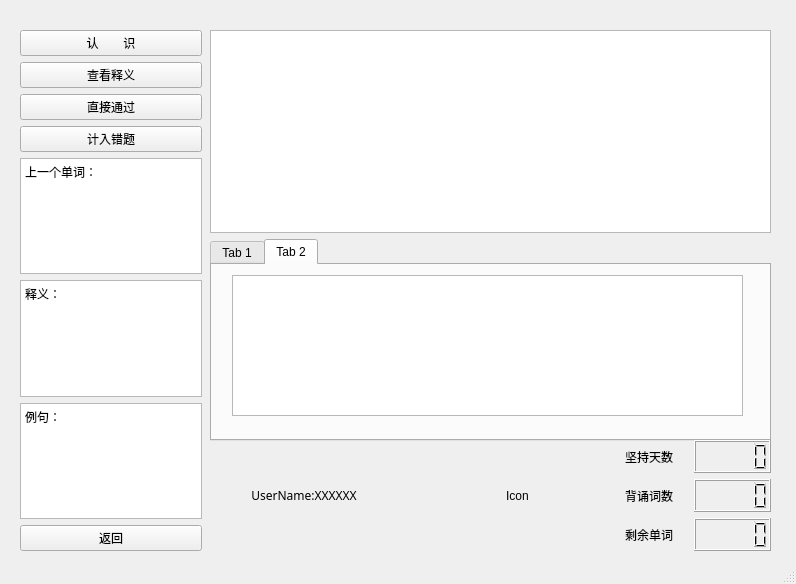
<?xml version="1.0" encoding="UTF-8"?>
<ui version="4.0">
 <class>MainWindow</class>
 <widget class="QMainWindow" name="MainWindow">
  <property name="geometry">
   <rect>
    <x>0</x>
    <y>0</y>
    <width>796</width>
    <height>584</height>
   </rect>
  </property>
  <property name="mouseTracking">
   <bool>true</bool>
  </property>
  <property name="windowTitle">
   <string>EnHelper[背诵中.......]</string>
  </property>
  <widget class="QWidget" name="centralwidget">
   <widget class="QWidget" name="verticalLayoutWidget">
    <property name="geometry">
     <rect>
      <x>20</x>
      <y>30</y>
      <width>182</width>
      <height>521</height>
     </rect>
    </property>
    <layout class="QVBoxLayout" name="verticalLayout">
     <item>
      <widget class="QPushButton" name="ok_btn">
       <property name="font">
        <font>
         <family>微软雅黑</family>
        </font>
       </property>
       <property name="text">
        <string>认        识</string>
       </property>
      </widget>
     </item>
     <item>
      <widget class="QPushButton" name="info_btn">
       <property name="font">
        <font>
         <family>微软雅黑</family>
        </font>
       </property>
       <property name="text">
        <string>查看释义</string>
       </property>
      </widget>
     </item>
     <item>
      <widget class="QPushButton" name="pass_btn">
       <property name="font">
        <font>
         <family>微软雅黑</family>
        </font>
       </property>
       <property name="text">
        <string>直接通过</string>
       </property>
      </widget>
     </item>
     <item>
      <widget class="QPushButton" name="miss_btn">
       <property name="font">
        <font>
         <family>微软雅黑</family>
        </font>
       </property>
       <property name="text">
        <string>计入错题</string>
       </property>
      </widget>
     </item>
     <item>
      <layout class="QVBoxLayout" name="LastWord">
       <item>
        <widget class="QTextBrowser" name="lastWord">
         <property name="html">
          <string>&lt;!DOCTYPE HTML PUBLIC &quot;-//W3C//DTD HTML 4.0//EN&quot; &quot;http://www.w3.org/TR/REC-html40/strict.dtd&quot;&gt;
&lt;html&gt;&lt;head&gt;&lt;meta name=&quot;qrichtext&quot; content=&quot;1&quot; /&gt;&lt;style type=&quot;text/css&quot;&gt;
p, li { white-space: pre-wrap; }
&lt;/style&gt;&lt;/head&gt;&lt;body style=&quot; font-family:'SimSun'; font-size:9pt; font-weight:400; font-style:normal;&quot;&gt;
&lt;p style=&quot; margin-top:0px; margin-bottom:0px; margin-left:0px; margin-right:0px; -qt-block-indent:0; text-indent:0px;&quot;&gt;上一个单词：&lt;/p&gt;
&lt;p style=&quot;-qt-paragraph-type:empty; margin-top:0px; margin-bottom:0px; margin-left:0px; margin-right:0px; -qt-block-indent:0; text-indent:0px;&quot;&gt;&lt;br /&gt;&lt;/p&gt;&lt;/body&gt;&lt;/html&gt;</string>
         </property>
        </widget>
       </item>
       <item>
        <widget class="QTextBrowser" name="LastWordPara">
         <property name="html">
          <string>&lt;!DOCTYPE HTML PUBLIC &quot;-//W3C//DTD HTML 4.0//EN&quot; &quot;http://www.w3.org/TR/REC-html40/strict.dtd&quot;&gt;
&lt;html&gt;&lt;head&gt;&lt;meta name=&quot;qrichtext&quot; content=&quot;1&quot; /&gt;&lt;style type=&quot;text/css&quot;&gt;
p, li { white-space: pre-wrap; }
&lt;/style&gt;&lt;/head&gt;&lt;body style=&quot; font-family:'SimSun'; font-size:9pt; font-weight:400; font-style:normal;&quot;&gt;
&lt;p style=&quot; margin-top:0px; margin-bottom:0px; margin-left:0px; margin-right:0px; -qt-block-indent:0; text-indent:0px;&quot;&gt;释义：&lt;/p&gt;&lt;/body&gt;&lt;/html&gt;</string>
         </property>
        </widget>
       </item>
       <item>
        <widget class="QTextBrowser" name="lastWordSentence">
         <property name="html">
          <string>&lt;!DOCTYPE HTML PUBLIC &quot;-//W3C//DTD HTML 4.0//EN&quot; &quot;http://www.w3.org/TR/REC-html40/strict.dtd&quot;&gt;
&lt;html&gt;&lt;head&gt;&lt;meta name=&quot;qrichtext&quot; content=&quot;1&quot; /&gt;&lt;style type=&quot;text/css&quot;&gt;
p, li { white-space: pre-wrap; }
&lt;/style&gt;&lt;/head&gt;&lt;body style=&quot; font-family:'SimSun'; font-size:9pt; font-weight:400; font-style:normal;&quot;&gt;
&lt;p style=&quot; margin-top:0px; margin-bottom:0px; margin-left:0px; margin-right:0px; -qt-block-indent:0; text-indent:0px;&quot;&gt;例句：&lt;/p&gt;&lt;/body&gt;&lt;/html&gt;</string>
         </property>
        </widget>
       </item>
      </layout>
     </item>
     <item>
      <widget class="QPushButton" name="back_btn">
       <property name="text">
        <string>返回</string>
       </property>
      </widget>
     </item>
    </layout>
   </widget>
   <widget class="QWidget" name="verticalLayoutWidget_3">
    <property name="geometry">
     <rect>
      <x>210</x>
      <y>30</y>
      <width>561</width>
      <height>411</height>
     </rect>
    </property>
    <layout class="QVBoxLayout" name="verticalLayout_2">
     <item>
      <widget class="QTextBrowser" name="WordBrowser"/>
     </item>
     <item>
      <widget class="QTabWidget" name="infos">
       <property name="currentIndex">
        <number>1</number>
       </property>
       <widget class="QWidget" name="word">
        <attribute name="title">
         <string>Tab 1</string>
        </attribute>
        <widget class="QTextEdit" name="paraEdit">
         <property name="geometry">
          <rect>
           <x>20</x>
           <y>10</y>
           <width>511</width>
           <height>141</height>
          </rect>
         </property>
        </widget>
       </widget>
       <widget class="QWidget" name="sentence">
        <attribute name="title">
         <string>Tab 2</string>
        </attribute>
        <widget class="QTextEdit" name="sentence_2">
         <property name="geometry">
          <rect>
           <x>20</x>
           <y>10</y>
           <width>511</width>
           <height>141</height>
          </rect>
         </property>
        </widget>
       </widget>
      </widget>
     </item>
    </layout>
   </widget>
   <widget class="QWidget" name="horizontalLayoutWidget">
    <property name="geometry">
     <rect>
      <x>210</x>
      <y>440</y>
      <width>401</width>
      <height>111</height>
     </rect>
    </property>
    <layout class="QHBoxLayout" name="horizontalLayout">
     <item>
      <widget class="QLabel" name="UserName">
       <property name="font">
        <font>
         <family>微软雅黑 Light</family>
        </font>
       </property>
       <property name="text">
        <string>UserName:XXXXXX</string>
       </property>
       <property name="alignment">
        <set>Qt::AlignCenter</set>
       </property>
      </widget>
     </item>
     <item>
      <spacer name="verticalSpacer">
       <property name="orientation">
        <enum>Qt::Vertical</enum>
       </property>
       <property name="sizeHint" stdset="0">
        <size>
         <width>20</width>
         <height>40</height>
        </size>
       </property>
      </spacer>
     </item>
     <item>
      <widget class="QLabel" name="Icon">
       <property name="text">
        <string>Icon</string>
       </property>
       <property name="alignment">
        <set>Qt::AlignCenter</set>
       </property>
      </widget>
     </item>
    </layout>
   </widget>
   <widget class="QWidget" name="gridLayoutWidget_2">
    <property name="geometry">
     <rect>
      <x>610</x>
      <y>440</y>
      <width>161</width>
      <height>111</height>
     </rect>
    </property>
    <layout class="QGridLayout" name="gridLayout_3">
     <item row="0" column="1">
      <widget class="QLCDNumber" name="DayNumber"/>
     </item>
     <item row="5" column="1">
      <widget class="QLCDNumber" name="UptoNumber"/>
     </item>
     <item row="5" column="0">
      <widget class="QLabel" name="UptoWords">
       <property name="font">
        <font>
         <family>微软雅黑</family>
        </font>
       </property>
       <property name="text">
        <string>剩余单词</string>
       </property>
       <property name="alignment">
        <set>Qt::AlignCenter</set>
       </property>
      </widget>
     </item>
     <item row="4" column="1">
      <widget class="QLCDNumber" name="WordNumber"/>
     </item>
     <item row="0" column="0">
      <widget class="QLabel" name="totalDays">
       <property name="font">
        <font>
         <family>微软雅黑</family>
        </font>
       </property>
       <property name="text">
        <string>坚持天数</string>
       </property>
       <property name="alignment">
        <set>Qt::AlignCenter</set>
       </property>
      </widget>
     </item>
     <item row="4" column="0">
      <widget class="QLabel" name="TotalWords">
       <property name="font">
        <font>
         <family>微软雅黑</family>
        </font>
       </property>
       <property name="text">
        <string>背诵词数</string>
       </property>
       <property name="alignment">
        <set>Qt::AlignCenter</set>
       </property>
      </widget>
     </item>
    </layout>
   </widget>
  </widget>
  <widget class="QStatusBar" name="statusbar"/>
 </widget>
 <resources/>
 <connections/>
</ui>
